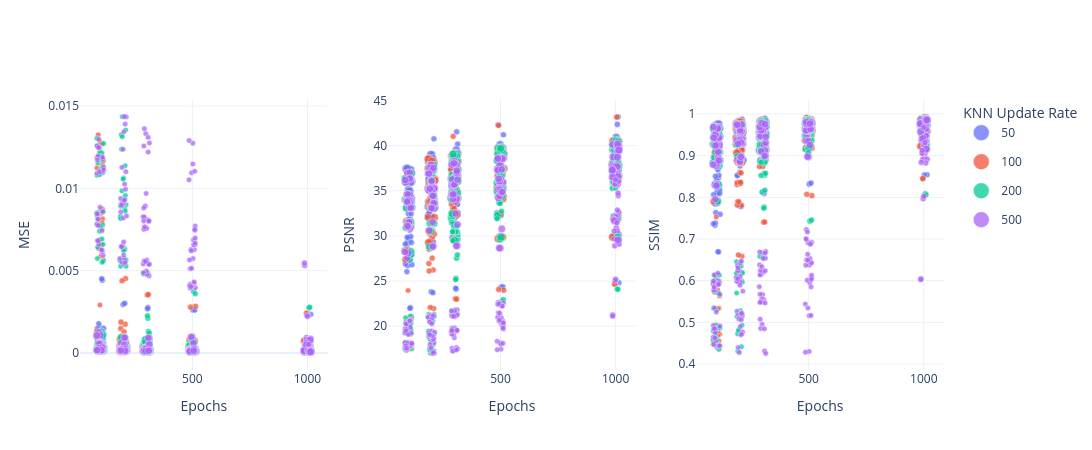

This figure's notebook cell:
### Code cell
plot_colored_by("knn_update_rate", "KNN Update Rate")

### Figure 1 — Plotly figure (JSON) as saved in the notebook; plotly's stock layout.template omitted (floating-point values rounded to 4 significant figures; data arrays with more than 128 entries replaced by an {"elided": "..."} marker saying what was removed)
{"data": [{"customdata": {"elided": "320x10 mixed values"}, "hovertemplate": "epochs: %{customdata[0]}<br>params: %{customdata[1]}%  ·  loss: %{customdata[2]}<br>lr: %{customdata[3]:.1e}  ·  distance: %{customdata[4]}<br>cell_size: %{customdata[5]}  ·  knn_rate: %{customdata[6]}<br>time: %{customdata[7]}  ·  vram: %{customdata[8]}<br>MSE: %{y:.4g} ± %{customdata[9]:.2g}<extra></extra>", "legendgroup": "50", "marker": {"color": "#636EFA", "line": {"color": "white", "width": 0.5}, "opacity": 0.75, "size": {"elided": "320 float values"}, "sizemin": 2, "sizemode": "area", "sizeref": 430100000.0}, "mode": "markers", "name": "50", "showlegend": true, "x": {"elided": "320 float values"}, "y": {"elided": "320 float values"}, "type": "scatter", "xaxis": "x", "yaxis": "y"}, {"customdata": {"elided": "300x10 mixed values"}, "hovertemplate": "epochs: %{customdata[0]}<br>params: %{customdata[1]}%  ·  loss: %{customdata[2]}<br>lr: %{customdata[3]:.1e}  ·  distance: %{customdata[4]}<br>cell_size: %{customdata[5]}  ·  knn_rate: %{customdata[6]}<br>time: %{customdata[7]}  ·  vram: %{customdata[8]}<br>MSE: %{y:.4g} ± %{customdata[9]:.2g}<extra></extra>", "legendgroup": "100", "marker": {"color": "#EF553B", "line": {"color": "white", "width": 0.5}, "opacity": 0.75, "size": {"elided": "300 float values"}, "sizemin": 2, "sizemode": "area", "sizeref": 430100000.0}, "mode": "markers", "name": "100", "showlegend": true, "x": {"elided": "300 float values"}, "y": {"elided": "300 float values"}, "type": "scatter", "xaxis": "x", "yaxis": "y"}, {"customdata": {"elided": "295x10 mixed values"}, "hovertemplate": "epochs: %{customdata[0]}<br>params: %{customdata[1]}%  ·  loss: %{customdata[2]}<br>lr: %{customdata[3]:.1e}  ·  distance: %{customdata[4]}<br>cell_size: %{customdata[5]}  ·  knn_rate: %{customdata[6]}<br>time: %{customdata[7]}  ·  vram: %{customdata[8]}<br>MSE: %{y:.4g} ± %{customdata[9]:.2g}<extra></extra>", "legendgroup": "200", "marker": {"color": "#00CC96", "line": {"color": "white", "width": 0.5}, "opacity": 0.75, "size": {"elided": "295 float values"}, "sizemin": 2, "sizemode": "area", "sizeref": 430100000.0}, "mode": "markers", "name": "200", "showlegend": true, "x": {"elided": "295 float values"}, "y": {"elided": "295 float values"}, "type": "scatter", "xaxis": "x", "yaxis": "y"}, {"customdata": {"elided": "290x10 mixed values"}, "hovertemplate": "epochs: %{customdata[0]}<br>params: %{customdata[1]}%  ·  loss: %{customdata[2]}<br>lr: %{customdata[3]:.1e}  ·  distance: %{customdata[4]}<br>cell_size: %{customdata[5]}  ·  knn_rate: %{customdata[6]}<br>time: %{customdata[7]}  ·  vram: %{customdata[8]}<br>MSE: %{y:.4g} ± %{customdata[9]:.2g}<extra></extra>", "legendgroup": "500", "marker": {"color": "#AB63FA", "line": {"color": "white", "width": 0.5}, "opacity": 0.75, "size": {"elided": "290 float values"}, "sizemin": 2, "sizemode": "area", "sizeref": 430100000.0}, "mode": "markers", "name": "500", "showlegend": true, "x": {"elided": "290 float values"}, "y": {"elided": "290 float values"}, "type": "scatter", "xaxis": "x", "yaxis": "y"}, {"customdata": {"elided": "320x10 mixed values"}, "hovertemplate": "epochs: %{customdata[0]}<br>params: %{customdata[1]}%  ·  loss: %{customdata[2]}<br>lr: %{customdata[3]:.1e}  ·  distance: %{customdata[4]}<br>cell_size: %{customdata[5]}  ·  knn_rate: %{customdata[6]}<br>time: %{customdata[7]}  ·  vram: %{customdata[8]}<br>PSNR: %{y:.4g} ± %{customdata[9]:.2g}<extra></extra>", "legendgroup": "50", "marker": {"color": "#636EFA", "line": {"color": "white", "width": 0.5}, "opacity": 0.75, "size": {"elided": "320 float values"}, "sizemin": 2, "sizemode": "area", "sizeref": 430100000.0}, "mode": "markers", "name": "50", "showlegend": false, "x": {"elided": "320 float values"}, "y": {"elided": "320 float values"}, "type": "scatter", "xaxis": "x2", "yaxis": "y2"}, {"customdata": {"elided": "300x10 mixed values"}, "hovertemplate": "epochs: %{customdata[0]}<br>params: %{customdata[1]}%  ·  loss: %{customdata[2]}<br>lr: %{customdata[3]:.1e}  ·  distance: %{customdata[4]}<br>cell_size: %{customdata[5]}  ·  knn_rate: %{customdata[6]}<br>time: %{customdata[7]}  ·  vram: %{customdata[8]}<br>PSNR: %{y:.4g} ± %{customdata[9]:.2g}<extra></extra>", "legendgroup": "100", "marker": {"color": "#EF553B", "line": {"color": "white", "width": 0.5}, "opacity": 0.75, "size": {"elided": "300 float values"}, "sizemin": 2, "sizemode": "area", "sizeref": 430100000.0}, "mode": "markers", "name": "100", "showlegend": false, "x": {"elided": "300 float values"}, "y": {"elided": "300 float values"}, "type": "scatter", "xaxis": "x2", "yaxis": "y2"}, {"customdata": {"elided": "295x10 mixed values"}, "hovertemplate": "epochs: %{customdata[0]}<br>params: %{customdata[1]}%  ·  loss: %{customdata[2]}<br>lr: %{customdata[3]:.1e}  ·  distance: %{customdata[4]}<br>cell_size: %{customdata[5]}  ·  knn_rate: %{customdata[6]}<br>time: %{customdata[7]}  ·  vram: %{customdata[8]}<br>PSNR: %{y:.4g} ± %{customdata[9]:.2g}<extra></extra>", "legendgroup": "200", "marker": {"color": "#00CC96", "line": {"color": "white", "width": 0.5}, "opacity": 0.75, "size": {"elided": "295 float values"}, "sizemin": 2, "sizemode": "area", "sizeref": 430100000.0}, "mode": "markers", "name": "200", "showlegend": false, "x": {"elided": "295 float values"}, "y": {"elided": "295 float values"}, "type": "scatter", "xaxis": "x2", "yaxis": "y2"}, {"customdata": {"elided": "290x10 mixed values"}, "hovertemplate": "epochs: %{customdata[0]}<br>params: %{customdata[1]}%  ·  loss: %{customdata[2]}<br>lr: %{customdata[3]:.1e}  ·  distance: %{customdata[4]}<br>cell_size: %{customdata[5]}  ·  knn_rate: %{customdata[6]}<br>time: %{customdata[7]}  ·  vram: %{customdata[8]}<br>PSNR: %{y:.4g} ± %{customdata[9]:.2g}<extra></extra>", "legendgroup": "500", "marker": {"color": "#AB63FA", "line": {"color": "white", "width": 0.5}, "opacity": 0.75, "size": {"elided": "290 float values"}, "sizemin": 2, "sizemode": "area", "sizeref": 430100000.0}, "mode": "markers", "name": "500", "showlegend": false, "x": {"elided": "290 float values"}, "y": {"elided": "290 float values"}, "type": "scatter", "xaxis": "x2", "yaxis": "y2"}, {"customdata": {"elided": "320x10 mixed values"}, "hovertemplate": "epochs: %{customdata[0]}<br>params: %{customdata[1]}%  ·  loss: %{customdata[2]}<br>lr: %{customdata[3]:.1e}  ·  distance: %{customdata[4]}<br>cell_size: %{customdata[5]}  ·  knn_rate: %{customdata[6]}<br>time: %{customdata[7]}  ·  vram: %{customdata[8]}<br>SSIM: %{y:.4g} ± %{customdata[9]:.2g}<extra></extra>", "legendgroup": "50", "marker": {"color": "#636EFA", "line": {"color": "white", "width": 0.5}, "opacity": 0.75, "size": {"elided": "320 float values"}, "sizemin": 2, "sizemode": "area", "sizeref": 430100000.0}, "mode": "markers", "name": "50", "showlegend": false, "x": {"elided": "320 float values"}, "y": {"elided": "320 float values"}, "type": "scatter", "xaxis": "x3", "yaxis": "y3"}, {"customdata": {"elided": "300x10 mixed values"}, "hovertemplate": "epochs: %{customdata[0]}<br>params: %{customdata[1]}%  ·  loss: %{customdata[2]}<br>lr: %{customdata[3]:.1e}  ·  distance: %{customdata[4]}<br>cell_size: %{customdata[5]}  ·  knn_rate: %{customdata[6]}<br>time: %{customdata[7]}  ·  vram: %{customdata[8]}<br>SSIM: %{y:.4g} ± %{customdata[9]:.2g}<extra></extra>", "legendgroup": "100", "marker": {"color": "#EF553B", "line": {"color": "white", "width": 0.5}, "opacity": 0.75, "size": {"elided": "300 float values"}, "sizemin": 2, "sizemode": "area", "sizeref": 430100000.0}, "mode": "markers", "name": "100", "showlegend": false, "x": {"elided": "300 float values"}, "y": {"elided": "300 float values"}, "type": "scatter", "xaxis": "x3", "yaxis": "y3"}, {"customdata": {"elided": "295x10 mixed values"}, "hovertemplate": "epochs: %{customdata[0]}<br>params: %{customdata[1]}%  ·  loss: %{customdata[2]}<br>lr: %{customdata[3]:.1e}  ·  distance: %{customdata[4]}<br>cell_size: %{customdata[5]}  ·  knn_rate: %{customdata[6]}<br>time: %{customdata[7]}  ·  vram: %{customdata[8]}<br>SSIM: %{y:.4g} ± %{customdata[9]:.2g}<extra></extra>", "legendgroup": "200", "marker": {"color": "#00CC96", "line": {"color": "white", "width": 0.5}, "opacity": 0.75, "size": {"elided": "295 float values"}, "sizemin": 2, "sizemode": "area", "sizeref": 430100000.0}, "mode": "markers", "name": "200", "showlegend": false, "x": {"elided": "295 float values"}, "y": {"elided": "295 float values"}, "type": "scatter", "xaxis": "x3", "yaxis": "y3"}, {"customdata": {"elided": "290x10 mixed values"}, "hovertemplate": "epochs: %{customdata[0]}<br>params: %{customdata[1]}%  ·  loss: %{customdata[2]}<br>lr: %{customdata[3]:.1e}  ·  distance: %{customdata[4]}<br>cell_size: %{customdata[5]}  ·  knn_rate: %{customdata[6]}<br>time: %{customdata[7]}  ·  vram: %{customdata[8]}<br>SSIM: %{y:.4g} ± %{customdata[9]:.2g}<extra></extra>", "legendgroup": "500", "marker": {"color": "#AB63FA", "line": {"color": "white", "width": 0.5}, "opacity": 0.75, "size": {"elided": "290 float values"}, "sizemin": 2, "sizemode": "area", "sizeref": 430100000.0}, "mode": "markers", "name": "500", "showlegend": false, "x": {"elided": "290 float values"}, "y": {"elided": "290 float values"}, "type": "scatter", "xaxis": "x3", "yaxis": "y3"}], "layout": {"xaxis": {"anchor": "y", "domain": [0.0, 0.2867], "title": {"text": "Epochs"}}, "yaxis": {"anchor": "x", "domain": [0.0, 1.0], "title": {"text": "MSE"}}, "xaxis2": {"anchor": "y2", "domain": [0.3567, 0.6433], "title": {"text": "Epochs"}}, "yaxis2": {"anchor": "x2", "domain": [0.0, 1.0], "title": {"text": "PSNR"}}, "xaxis3": {"anchor": "y3", "domain": [0.7133, 1.0], "title": {"text": "Epochs"}}, "yaxis3": {"anchor": "x3", "domain": [0.0, 1.0], "title": {"text": "SSIM"}}, "legend": {"title": {"text": "KNN Update Rate"}}, "height": 450, "width": 1800}}
